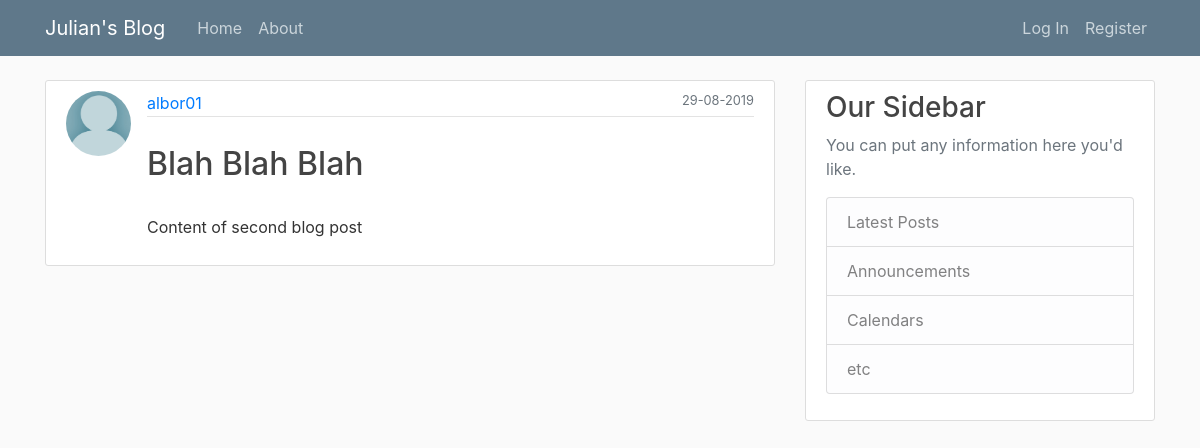
Screenshot of /post/2 with the database file from the repository.
### personal_blog/models.py (models this page shows, shortened)
class User(db.Model, UserMixin):
    id = db.Column(db.Integer, primary_key=True)
    username = db.Column(db.String(20), unique=True, nullable=False)
    email = db.Column(db.String(120), unique=True, nullable=False)
    profile_pic = db.Column(db.String(20), nullable=False, default='default.jpeg')
    password = db.Column(db.String(60), nullable=False)
    posts = db.relationship('Post', backref='author', lazy=True) #'Post' in uppercase because it references the class name

class Post(db.Model):
    id = db.Column(db.Integer, primary_key=True)
    title = db.Column(db.String(120), nullable=False)
    date_posted = db.Column(db.DateTime, nullable=False, default=datetime.utcnow)
    content = db.Column(db.Text, nullable=False)
    user_id = db.Column(db.Integer, db.ForeignKey('user.id'), nullable=False) #'user' in lowercase because it references the table name

### personal_blog/routes.py (the view)
@app.route("/post/<int:post_id>")
def post(post_id):
    post = Post.query.get_or_404(post_id)
    return render_template('post.html', title=post.title, post=post)

### personal_blog/templates/post.html (shortened to what this page needs)
{% extends "layout.html" %}
{% block content %}
<article class="media content-section">
    <img class="rounded-circle article-img" src="{{ url_for('static', filename='profile_pics/' + post.author.profile_pic) }}">
    <div class="media-body">
        <div class="article-metadata">
            <a class="mr-2" href="#">{{ post.author.username }}</a>
            <small class="text-muted" id="date_posted"> {{ post.date_posted.strftime('%d-%m-%Y') }} </small>
        </div> <br>
        <h2 class="article-title">{{ post.title }}</h2> <br>
        <p class="article-content">{{ post.content }}</p>
    </div>
</article>
{% endblock content %}

### personal_blog/static/main.css (style rules this page uses)
body { background: #fafafa; color: #333333; margin-top: 5rem; }
h1, h2, h3, h4, h5, h6 { color: #444444; }
.content-section { background: #ffffff; padding: 10px 20px; border: 1px solid #dddddd; border-radius: 3px; margin-bottom: 20px; }
.article-title { color: #444444; }
.article-content { white-space: pre-line; }
.article-img { height: 65px; width: 65px; margin-right: 16px; }
.article-metadata { padding-bottom: 1px; margin-bottom: 4px; border-bottom: 1px solid #e3e3e3 }
small#date_posted { float: right; }

### rows the page displays
User: profile_pic (placeholder picture), author.username "albor01"
Post: date_posted "29-08-2019", title "Blah Blah Blah", content "Content of second blog post"
